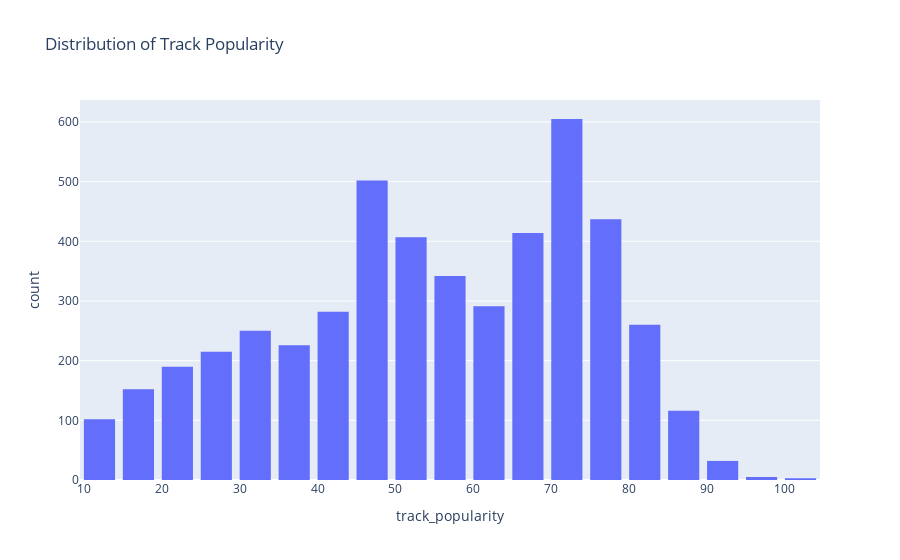

This figure's notebook cell:
### Code cell
fig3 = px.histogram(df_total, x='track_popularity', nbins=30, title = "Distribution of Track Popularity")
fig3.update_layout(bargap=0.2)
fig3.show()

### Figure 1 — Plotly figure (JSON) as saved in the notebook; plotly's stock layout.template omitted (floating-point values rounded to 4 significant figures; data arrays with more than 128 entries replaced by an {"elided": "..."} marker saying what was removed)
{"data": [{"alignmentgroup": "True", "bingroup": "x", "hovertemplate": "track_popularity=%{x}<br>count=%{y}<extra></extra>", "legendgroup": "", "marker": {"color": "#636efa", "pattern": {"shape": ""}}, "name": "", "nbinsx": 30, "offsetgroup": "", "orientation": "v", "showlegend": false, "type": "histogram", "x": {"elided": "4831 int values"}, "xaxis": "x", "yaxis": "y"}], "layout": {"bargap": 0.2, "barmode": "relative", "legend": {"tracegroupgap": 0}, "title": {"text": "Distribution of Track Popularity"}, "xaxis": {"anchor": "y", "domain": [0, 1], "title": {"text": "track_popularity"}}, "yaxis": {"anchor": "x", "domain": [0, 1], "title": {"text": "count"}}}}
